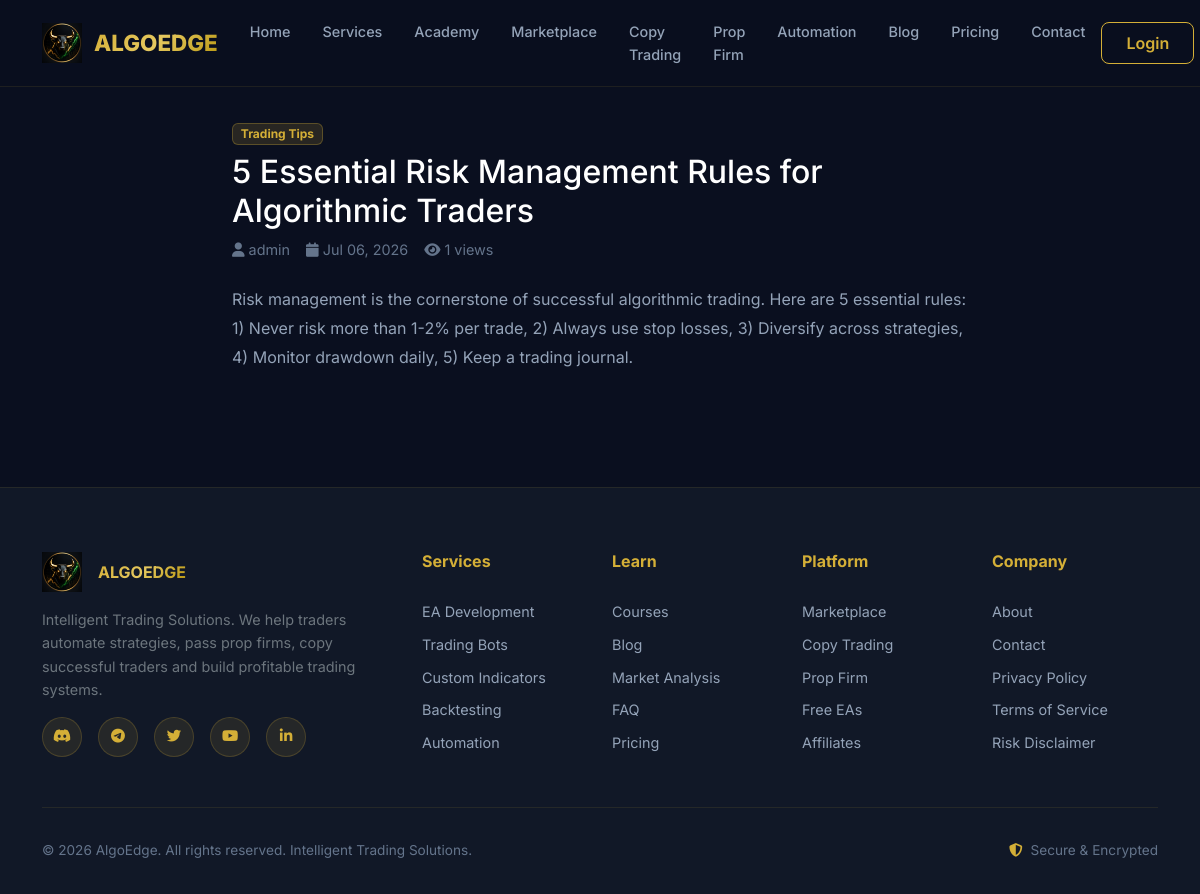
The app's page /blog/5-essential-risk-management-rules-for-algorithmic-traders/ with its own data.
### articles/models.py (models this page shows, shortened)
class Post(models.Model):
    STATUS_CHOICES = [('draft', 'Draft'), ('published', 'Published')]
    author = models.ForeignKey(User, on_delete=models.CASCADE, related_name='posts')
    category = models.ForeignKey(Category, on_delete=models.CASCADE, related_name='posts')
    title = models.CharField(max_length=300)
    slug = models.SlugField(max_length=200, unique=True)
    content = models.TextField()
    excerpt = models.CharField(max_length=500, blank=True)
    featured_image = models.ImageField(upload_to='blog/', blank=True, null=True)
    tags = models.CharField(max_length=300, blank=True)
    status = models.CharField(max_length=20, choices=STATUS_CHOICES, default='draft')
    views = models.IntegerField(default=0)
    is_featured = models.BooleanField(default=False)
    created_at = models.DateTimeField(auto_now_add=True)
    updated_at = models.DateTimeField(auto_now=True)
    published_at = models.DateTimeField(null=True, blank=True)
    class Meta:
        ordering = ['-published_at', '-created_at']
    def save(self, *args, **kwargs):
        if not self.slug:
            self.slug = slugify(self.title)
        super().save(*args, **kwargs)

class Category(models.Model):
    name = models.CharField(max_length=100)
    slug = models.SlugField(unique=True)
    description = models.TextField(blank=True)
    class Meta:
        verbose_name_plural = 'Categories'

### articles/views.py (the view)
# urls.py: path('<slug:slug>/', views.BlogDetailView.as_view(), name='blog_detail'),
class BlogDetailView(DetailView):
    model = Post
    template_name = 'articles/blog_detail.html'
    context_object_name = 'post'
    def get_object(self):
        obj = super().get_object()
        obj.views += 1
        obj.save(update_fields=['views'])
        return obj

### algoedge/context_processors.py (called while the page is built)
def site_settings(request):
    return {
        'site_name': settings.SITE_NAME,
        'site_url': settings.SITE_URL,
        'discord_link': settings.DISCORD_INVITE_LINK,
        'telegram_link': settings.TELEGRAM_INVITE_LINK,
        'broker_affiliate_link': settings.BROKER_AFFILIATE_LINK,
        'stripe_public_key': settings.STRIPE_PUBLIC_KEY,
        'og_image_default': settings.STATIC_URL + 'logos/og-image.png',
    }

def notification_count(request):
    if request.user.is_authenticated:
        count = Notification.objects.filter(user=request.user, is_read=False).count()
        return {'unread_notifications': count}
    return {'unread_notifications': 0}

### templates/articles/blog_detail.html (shortened to what this page needs)
{% extends 'base.html' %}
{% load static %}
{% block content %}
<section class="section-padding" style="padding-top:120px;">
    <div class="container">
        <div class="row justify-content-center">
            <div class="col-lg-8" data-aos="fade-up">
                <span class="badge badge-gold mb-2">{{ post.category.name }}</span>
                <h2>{{ post.title }}</h2>
                <div class="d-flex gap-3 mb-4" style="color:var(--text-muted);font-size:0.9rem;">
                    <span><i class="fas fa-user me-1"></i>{{ post.author.username }}</span>
                    <span><i class="fas fa-calendar me-1"></i>{{ post.published_at|date:"M d, Y" }}</span>
                    <span><i class="fas fa-eye me-1"></i>{{ post.views }} views</span>
                </div>
                <div style="color:var(--text-secondary);line-height:1.8;">
                    {{ post.content|linebreaks }}
                </div>
            </div>
        </div>
    </div>
</section>
{% endblock %}

### static/css/style.css (style rules this page uses)
:root { --primary: #0A0F1F; --secondary: #111827; --accent-gold: #D4AF37; --accent-gold-light: #E5C85F; --accent-gold-dark: #B8960F; --success: #00C853; --success-dark: #009624; --text-primary: #FFFFFF; --text-secondary: #94A3B8; --text-muted: #64748B; --border-color: rgba(212, 175, 55, 0.15); --glass-bg: rgba(17, 24, 39, 0.8); --glass-border: rgba(212, 175, 55, 0.1); --card-bg: rgba(17, 24, 39, 0.9); --gradient-primary: linear-gradient(135deg, #0A0F1F 0%, #111827 50%, #0A0F1F 100%); --gradient-gold: linear-gradient(135deg, #D4AF37 0%, #E5C85F 50%, #B8960F 100%); --gradient-card: linear-gradient(145deg, rgba(17, 24, 39, 0.95), rgba(10, 15, 31, 0.95)); --shadow-glow: 0 0 30px rgba(212, 175, 55, 0.1); --shadow-card: 0 8px 32px rgba(0, 0, 0, 0.3); --radius-sm: 8px; --radius-md: 12px; --radius-lg: 20px; --radius-xl: 24px; --font-primary: 'Inter', -apple-system, BlinkMacSystemFont, sans-serif; --font-mono: 'JetBrains Mono', monospace; --transition: all 0.3s cubic-bezier(0.4, 0, 0.2, 1); }
* { margin: 0; padding: 0; box-sizing: border-box; }
body { font-family: var(--font-primary); background: var(--primary); color: var(--text-primary); overflow-x: hidden; line-height: 1.6; }
.section-padding { padding: 100px 0; }
.badge-gold { background: rgba(212, 175, 55, 0.15); color: var(--accent-gold); border: 1px solid rgba(212, 175, 55, 0.3); }

### records on screen
Post: category.name "Trading Tips", title "5 Essential Risk Management Rules for Algorithmic Traders", author.username "admin", published_at "Jul 06, 2026", views "1", content "Risk management is the cornerstone of successful algorithmic trading. Here are 5 essential rules: 1) Never risk more than 1-2% per trade, 2) Always use stop losses, 3) Diversify across strategies, 4) Monitor drawdown daily, 5) Keep a trading journal."
